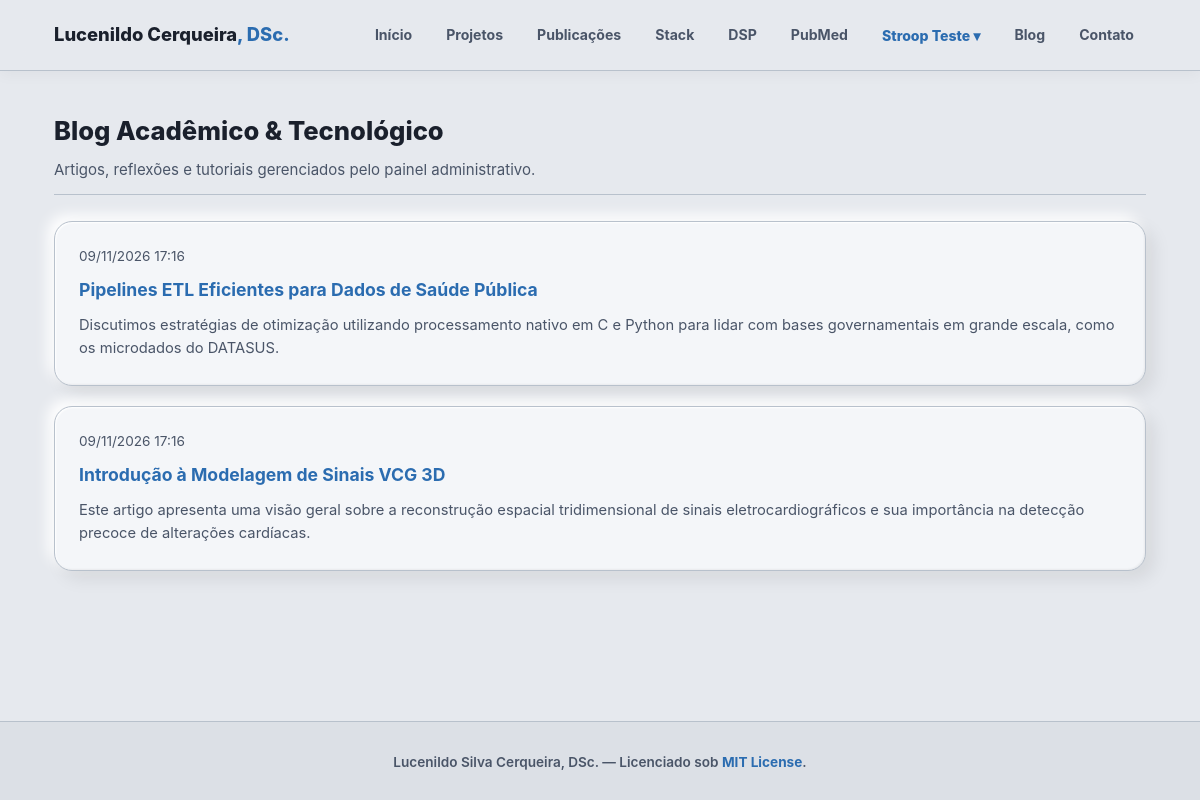
Screenshot of /blog/ with the database file from the repository.
### core/models.py (models this page shows, shortened)
class PostBlog(models.Model):
    titulo = models.CharField(max_length=200, verbose_name="Título")
    slug = models.SlugField(unique=True, max_length=200)
    conteudo = models.TextField(verbose_name="Conteúdo")
    data_publicacao = models.DateTimeField(default=timezone.now, verbose_name="Data de Publicação")
    class Meta:
        verbose_name = "Post do Blog"
        verbose_name_plural = "Posts do Blog"

### core/views.py (the view)
# urls.py: path('blog/', views.blog_lista, name='blog_lista'),
def blog_lista(request):
    posts = PostBlog.objects.all().order_by('-data_publicacao')
    return render(request, 'core/blog_lista.html', {'posts': posts})

### core/templates/core/blog_lista.html (shortened to what this page needs)
{% extends 'core/base.html' %}
{% block content %}
<div class="section-header">
  <h2>Blog Acadêmico & Tecnológico</h2>
  <p>Artigos, reflexões e tutoriais gerenciados pelo painel administrativo.</p>
</div>
{% for post in posts %}
  <div class="card" style="margin-bottom: 20px;">
    <span style="font-size: 0.85rem; color: var(--text-secondary); margin-bottom: 8px; display: block;">{{ post.data_publicacao|date:"d/m/Y H:i" }}</span>
    <h3 style="margin-bottom: 10px;"><a href="{% url 'blog_detalhe' post.slug %}" style="color: var(--accent); text-decoration: none;">{{ post.titulo }}</a></h3>
    <p>{{ post.conteudo|truncatewords:30 }}</p>
  </div>
{% empty %}
  <p style="color: var(--text-secondary);">Nenhum post publicado ainda. Acesse o <a href="{% url 'admin:index' %}" style="color: var(--accent);">Painel Administrativo</a> para criar o primeiro!</p>
{% endfor %}
{% endblock %}

### core/templates/core/base.html (shortened to what this page needs)
{% load static %}
<!DOCTYPE html>
<html lang="pt-BR">
<head>
</head>
<body>
  <header class="top-nav">
    <div class="nav-container">
      <a href="{% url 'home' %}" class="brand">Lucenildo Cerqueira<span>, DSc.</span></a>
      <nav class="nav-links">
        <a href="{% url 'home' %}">Início</a>
        <a href="{% url 'projetos' %}">Projetos</a>
        <a href="{% url 'publicacoes' %}">Publicações</a>
        <a href="{% url 'stack' %}">Stack</a>
        <a href="{% url 'lab_dsp' %}">DSP</a>
        <a href="{% url 'lab_duckdb' %}">PubMed</a>
        <div class="dropdown" id="bio-dropdown">
          <button type="button" class="dropdown-btn" id="bio-dropdown-btn">
            Stroop Teste ▾
          </button>
        </div>
        <a href="{% url 'blog_lista' %}">Blog</a>
        <a href="{% url 'contato' %}">Contato</a>
      </nav>
    </div>
  </header>
  <main>
    {% block content %}{% endblock %}
  </main>
  <footer>
    <p>Lucenildo Silva Cerqueira, DSc. — Licenciado sob <a href="./LICENSE">MIT License</a>.</p>
  </footer>
</body>
</html>

### core/templates/core/base.html (style rules this page uses)
:root { --bg-primary: #e6e9ee; --bg-secondary: #dce0e6; --surface: #f4f6f9; --surface-hover: #ffffff; --border-clay: #b8c1cc; --border-strong: #9aa4b2; --text-primary: #1a202c; --text-secondary: #4a5568; --accent: #2b6cb0; --accent-hover: #1e4e80; --accent-glow: rgba(43, 108, 176, 0.15); --clay-shadow: 8px 8px 18px rgba(0, 0, 0, 0.08), -6px -6px 14px #ffffff, inset 1px 1px 2px #ffffff, inset -1px -1px 2px rgba(0, 0, 0, 0.05); --clay-shadow-hover: 10px 10px 22px rgba(0, 0, 0, 0.12), -8px -8px 18px #ffffff, inset 1px 1px 3px #ffffff, inset -1px -1px 3px rgba(0, 0, 0, 0.08); --clay-button: 4px 4px 10px rgba(0, 0, 0, 0.08), -3px -3px 8px #ffffff, inset 1px 1px 1px #ffffff; }
* { box-sizing: border-box; margin: 0; padding: 0; }
body { font-family: -apple-system, BlinkMacSystemFont, "Segoe UI", Roboto, sans-serif; background-color: var(--bg-primary); color: var(--text-primary); line-height: 1.6; }
header.top-nav { position: sticky; top: 0; z-index: 1000; background-color: rgba(230, 233, 238, 0.92); backdrop-filter: blur(12px); border-bottom: 1.5px solid var(--border-clay); box-shadow: 0 4px 14px rgba(0, 0, 0, 0.04); }
.nav-container { max-width: 1140px; margin: 0 auto; padding: 0 24px; height: 70px; display: flex; align-items: center; justify-content: space-between; }
.brand { font-size: 1.15rem; font-weight: 800; color: var(--text-primary); text-decoration: none; }
.brand span { color: var(--accent); }
nav.nav-links { display: flex; gap: 10px; align-items: center; }
nav.nav-links a { color: var(--text-secondary); text-decoration: none; font-size: 0.88rem; font-weight: 700; padding: 7px 12px; border-radius: 8px; transition: all 0.2s ease; }
.dropdown { position: relative; display: inline-flex; align-items: center; height: 70px; }
.dropdown-btn { color: var(--accent) !important; font-weight: 800; cursor: pointer; display: flex; align-items: center; gap: 6px; padding: 7px 12px; border-radius: 8px; user-select: none; background: transparent; border: none; font-size: 0.88rem; font-family: inherit; }
main { max-width: 1140px; margin: 0 auto; padding: 40px 24px 80px; }
.section-header { margin-bottom: 26px; border-bottom: 1.5px solid var(--border-clay); padding-bottom: 12px; }
.section-header h2 { font-size: 1.6rem; color: var(--text-primary); font-weight: 800; }
.section-header p { font-size: 0.94rem; color: var(--text-secondary); margin-top: 6px; }
.card { background-color: var(--surface); border: 1.5px solid var(--border-clay); border-radius: 18px; padding: 24px; box-shadow: var(--clay-shadow); transition: all 0.3s ease; }
.card h3 { font-size: 1.1rem; color: var(--accent); margin-bottom: 10px; font-weight: 700; }
.card p { font-size: 0.92rem; color: var(--text-secondary); }
footer { border-top: 1.5px solid var(--border-clay); padding: 30px 24px; text-align: center; color: var(--text-secondary); font-size: 0.85rem; background-color: var(--bg-secondary); margin-top: 50px; font-weight: 600; }
footer a { color: var(--accent); text-decoration: none; font-weight: 700; }

### rows the page displays
PostBlog: data_publicacao "09/11/2026 17:16", titulo "Pipelines ETL Eficientes para Dados de Saúde Pública", conteudo "Discutimos estratégias de otimização utilizando processamento nativo em C e Python para lidar com bases governamentais em grande escala, como os microdados do DATASUS."
PostBlog: data_publicacao "09/11/2026 17:16", titulo "Introdução à Modelagem de Sinais VCG 3D", conteudo "Este artigo apresenta uma visão geral sobre a reconstrução espacial tridimensional de sinais eletrocardiográficos e sua importância na detecção precoce de alterações cardíacas."
